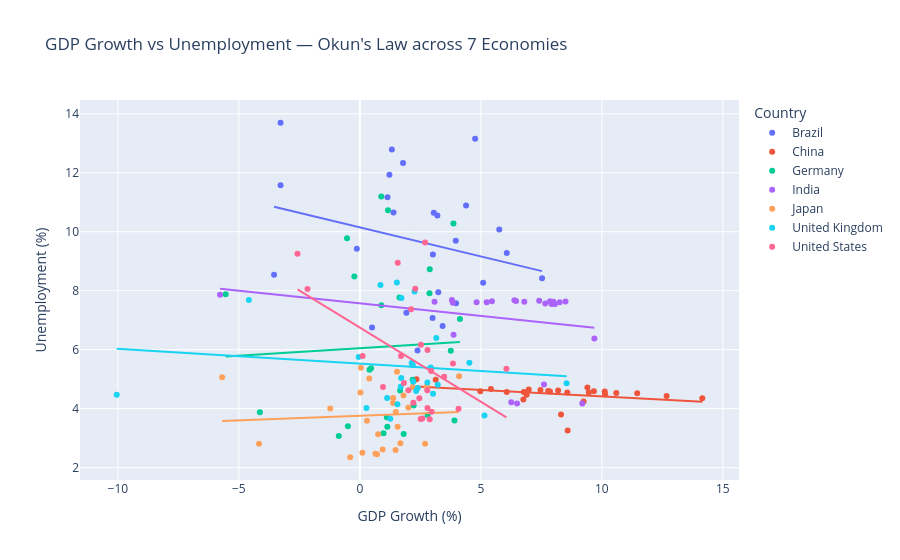

Notebook source saved alongside this figure:
### Markdown cell above
## 8. Deeper Analysis and Interpretation

### Code cell
# Correlation Analysis: GDP Growth vs Unemployment
import plotly.express as px

correlations = []
for country in data_clean['economy'].unique():
    subset = data_clean[data_clean['economy'] == country]
    corr = subset['GDP Growth (%)'].corr(subset['Unemployment (%)'])
    correlations.append({
        'Country': country,
        'Correlation (GDP vs Unemployment)': round(corr, 3)
    })

corr_df = pd.DataFrame(correlations).sort_values('Correlation (GDP vs Unemployment)')
print("=== Correlation: GDP Growth vs Unemployment ===")
print(corr_df.to_string(index=False))
print("\nNegative values confirm Okun's Law: higher growth → lower unemployment")

fig = px.scatter(
    data_clean, x='GDP Growth (%)', y='Unemployment (%)',
    color='economy', trendline='ols',
    title="GDP Growth vs Unemployment — Okun's Law across 7 Economies",
    labels={'economy': 'Country'}
)
fig.show()

### Figure 1 — Plotly figure (JSON) as saved in the notebook; plotly's stock layout.template omitted (floating-point values rounded to 4 significant figures)
{"data": [{"hovertemplate": "Country=Brazil<br>GDP Growth (%)=%{x}<br>Unemployment (%)=%{y}<extra></extra>", "legendgroup": "Brazil", "marker": {"color": "#636efa", "symbol": "circle"}, "mode": "markers", "name": "Brazil", "orientation": "v", "showlegend": true, "type": "scatter", "x": [4.388, 1.39, 3.053, 1.141, 5.76, 3.202, 3.962, 6.07, 5.094, -0.1258, 7.528, 3.974, 1.921, 3.005, 0.504, -3.546, -3.276, 1.323, 1.784, 1.221, -3.277, 4.763, 3.017, 3.242, 3.419, 2.381], "xaxis": "x", "y": [10.89, 10.65, 10.64, 11.17, 10.07, 10.55, 9.692, 9.28, 8.268, 9.419, 8.42, 7.578, 7.251, 7.071, 6.755, 8.538, 11.58, 12.79, 12.33, 11.94, 13.7, 13.16, 9.231, 7.947, 6.801, 5.97], "yaxis": "y"}, {"hovertemplate": "<b>OLS trendline</b><br>Unemployment (%) = -0.197367 * GDP Growth (%) + 10.1501<br>R<sup>2</sup>=0.064351<br><br>Country=Brazil<br>GDP Growth (%)=%{x}<br>Unemployment (%)=%{y} <b>(trend)</b><extra></extra>", "legendgroup": "Brazil", "marker": {"color": "#636efa", "symbol": "circle"}, "mode": "lines", "name": "Brazil", "showlegend": false, "type": "scatter", "x": [-3.546, -3.277, -3.276, -0.1258, 0.504, 1.141, 1.221, 1.323, 1.39, 1.784, 1.921, 2.381, 3.005, 3.017, 3.053, 3.202, 3.242, 3.419, 3.962, 3.974, 4.388, 4.763, 5.094, 5.76, 6.07, 7.528], "xaxis": "x", "y": [10.85, 10.8, 10.8, 10.17, 10.05, 9.925, 9.909, 9.889, 9.876, 9.798, 9.771, 9.68, 9.557, 9.555, 9.547, 9.518, 9.51, 9.475, 9.368, 9.366, 9.284, 9.21, 9.145, 9.013, 8.952, 8.664], "yaxis": "y"}, {"hovertemplate": "Country=China<br>GDP Growth (%)=%{x}<br>Unemployment (%)=%{y}<extra></extra>", "legendgroup": "China", "marker": {"color": "#EF553B", "symbol": "circle"}, "mode": "markers", "name": "China", "orientation": "v", "showlegend": true, "type": "scatter", "x": [8.586, 8.313, 9.243, 10.12, 10.13, 11.46, 12.67, 14.15, 9.67, 9.403, 10.6, 9.461, 7.856, 7.779, 7.462, 6.979, 6.776, 6.891, 6.757, 6.069, 2.34, 8.57, 3.134, 5.415, 4.977, 8.192], "xaxis": "x", "y": [3.26, 3.8, 4.24, 4.58, 4.49, 4.52, 4.43, 4.35, 4.59, 4.72, 4.53, 4.55, 4.58, 4.6, 4.63, 4.65, 4.56, 4.47, 4.31, 4.56, 5.0, 4.55, 4.98, 4.67, 4.59, 4.615], "yaxis": "y"}, {"hovertemplate": "<b>OLS trendline</b><br>Unemployment (%) = -0.0433766 * GDP Growth (%) + 4.84863<br>R<sup>2</sup>=0.117787<br><br>Country=China<br>GDP Growth (%)=%{x}<br>Unemployment (%)=%{y} <b>(trend)</b><extra></extra>", "legendgroup": "China", "marker": {"color": "#EF553B", "symbol": "circle"}, "mode": "lines", "name": "China", "showlegend": false, "type": "scatter", "x": [2.34, 3.134, 4.977, 5.415, 6.069, 6.757, 6.776, 6.891, 6.979, 7.462, 7.779, 7.856, 8.192, 8.313, 8.57, 8.586, 9.243, 9.403, 9.461, 9.67, 10.12, 10.13, 10.6, 11.46, 12.67, 14.15], "xaxis": "x", "y": [4.747, 4.713, 4.633, 4.614, 4.585, 4.556, 4.555, 4.55, 4.546, 4.525, 4.511, 4.508, 4.493, 4.488, 4.477, 4.476, 4.448, 4.441, 4.438, 4.429, 4.41, 4.409, 4.389, 4.352, 4.299, 4.235], "yaxis": "y"}, {"hovertemplate": "Country=Germany<br>GDP Growth (%)=%{x}<br>Unemployment (%)=%{y}<extra></extra>", "legendgroup": "Germany", "marker": {"color": "#00cc96", "symbol": "circle"}, "mode": "markers", "name": "Germany", "orientation": "v", "showlegend": true, "type": "scatter", "x": [2.877, 1.636, -0.2283, -0.5298, 1.162, 0.8855, 3.867, 2.889, 0.8879, -5.545, 4.135, 3.758, 0.4635, 0.397, 2.18, 1.663, 2.222, 2.798, 1.136, 0.9777, -4.132, 3.91, 1.809, -0.8696, -0.4959, 1.114], "xaxis": "x", "y": [7.917, 7.773, 8.482, 9.779, 10.73, 11.19, 10.28, 8.732, 7.508, 7.88, 7.043, 5.967, 5.372, 5.316, 4.979, 4.612, 4.104, 3.781, 3.384, 3.163, 3.881, 3.594, 3.137, 3.071, 3.4, 3.711], "yaxis": "y"}, {"hovertemplate": "<b>OLS trendline</b><br>Unemployment (%) = 0.0512819 * GDP Growth (%) + 6.0499<br>R<sup>2</sup>=0.001921<br><br>Country=Germany<br>GDP Growth (%)=%{x}<br>Unemployment (%)=%{y} <b>(trend)</b><extra></extra>", "legendgroup": "Germany", "marker": {"color": "#00cc96", "symbol": "circle"}, "mode": "lines", "name": "Germany", "showlegend": false, "type": "scatter", "x": [-5.545, -4.132, -0.8696, -0.5298, -0.4959, -0.2283, 0.397, 0.4635, 0.8855, 0.8879, 0.9777, 1.114, 1.136, 1.162, 1.636, 1.663, 1.809, 2.18, 2.222, 2.798, 2.877, 2.889, 3.758, 3.867, 3.91, 4.135], "xaxis": "x", "y": [5.766, 5.838, 6.005, 6.023, 6.024, 6.038, 6.07, 6.074, 6.095, 6.095, 6.1, 6.107, 6.108, 6.109, 6.134, 6.135, 6.143, 6.162, 6.164, 6.193, 6.197, 6.198, 6.243, 6.248, 6.25, 6.262], "yaxis": "y"}, {"hovertemplate": "Country=India<br>GDP Growth (%)=%{x}<br>Unemployment (%)=%{y}<extra></extra>", "legendgroup": "India", "marker": {"color": "#ab63fa", "symbol": "circle"}, "mode": "markers", "name": "India", "orientation": "v", "showlegend": true, "type": "scatter", "x": [3.841, 4.824, 3.804, 7.86, 7.923, 7.923, 8.061, 7.661, 3.087, 7.862, 8.498, 5.241, 5.456, 6.386, 7.41, 7.996, 8.256, 6.795, 6.454, 3.871, -5.778, 9.69, 7.609, 9.191, 6.495, 6.257], "xaxis": "x", "y": [7.589, 7.611, 7.681, 7.633, 7.598, 7.551, 7.553, 7.562, 7.629, 7.636, 7.631, 7.609, 7.645, 7.678, 7.656, 7.629, 7.611, 7.626, 7.652, 6.51, 7.859, 6.38, 4.822, 4.172, 4.173, 4.219], "yaxis": "y"}, {"hovertemplate": "<b>OLS trendline</b><br>Unemployment (%) = -0.0856445 * GDP Growth (%) + 7.57104<br>R<sup>2</sup>=0.045060<br><br>Country=India<br>GDP Growth (%)=%{x}<br>Unemployment (%)=%{y} <b>(trend)</b><extra></extra>", "legendgroup": "India", "marker": {"color": "#ab63fa", "symbol": "circle"}, "mode": "lines", "name": "India", "showlegend": false, "type": "scatter", "x": [-5.778, 3.087, 3.804, 3.841, 3.871, 4.824, 5.241, 5.456, 6.257, 6.386, 6.454, 6.495, 6.795, 7.41, 7.609, 7.661, 7.86, 7.862, 7.923, 7.923, 7.996, 8.061, 8.256, 8.498, 9.191, 9.69], "xaxis": "x", "y": [8.066, 7.307, 7.245, 7.242, 7.239, 7.158, 7.122, 7.104, 7.035, 7.024, 7.018, 7.015, 6.989, 6.936, 6.919, 6.915, 6.898, 6.898, 6.892, 6.892, 6.886, 6.881, 6.864, 6.843, 6.784, 6.741], "yaxis": "y"}, {"hovertemplate": "Country=Japan<br>GDP Growth (%)=%{x}<br>Unemployment (%)=%{y}<extra></extra>", "legendgroup": "Japan", "marker": {"color": "#FFA15A", "symbol": "circle"}, "mode": "markers", "name": "Japan", "orientation": "v", "showlegend": true, "type": "scatter", "x": [2.765, 0.3861, 0.04196, 1.535, 2.186, 1.804, 1.372, 1.484, -1.224, -5.693, 4.098, 0.02381, 1.375, 2.005, 0.2962, 1.561, 0.7538, 1.675, 0.6434, -0.4022, -4.169, 2.697, 0.942, 1.475, 0.1043, 0.7094], "xaxis": "x", "y": [4.748, 5.02, 5.386, 5.251, 4.734, 4.446, 4.192, 3.888, 4.002, 5.068, 5.102, 4.55, 4.358, 4.038, 3.589, 3.385, 3.132, 2.822, 2.467, 2.351, 2.809, 2.808, 2.614, 2.6, 2.5, 2.451], "yaxis": "y"}, {"hovertemplate": "<b>OLS trendline</b><br>Unemployment (%) = 0.0307378 * GDP Growth (%) + 3.75939<br>R<sup>2</sup>=0.003577<br><br>Country=Japan<br>GDP Growth (%)=%{x}<br>Unemployment (%)=%{y} <b>(trend)</b><extra></extra>", "legendgroup": "Japan", "marker": {"color": "#FFA15A", "symbol": "circle"}, "mode": "lines", "name": "Japan", "showlegend": false, "type": "scatter", "x": [-5.693, -4.169, -1.224, -0.4022, 0.02381, 0.04196, 0.1043, 0.2962, 0.3861, 0.6434, 0.7094, 0.7538, 0.942, 1.372, 1.375, 1.475, 1.484, 1.535, 1.561, 1.675, 1.804, 2.005, 2.186, 2.697, 2.765, 4.098], "xaxis": "x", "y": [3.584, 3.631, 3.722, 3.747, 3.76, 3.761, 3.763, 3.768, 3.771, 3.779, 3.781, 3.783, 3.788, 3.802, 3.802, 3.805, 3.805, 3.807, 3.807, 3.811, 3.815, 3.821, 3.827, 3.842, 3.844, 3.885], "yaxis": "y"}, {"hovertemplate": "Country=United Kingdom<br>GDP Growth (%)=%{x}<br>Unemployment (%)=%{y}<extra></extra>", "legendgroup": "United Kingdom", "marker": {"color": "#19d3f3", "symbol": "circle"}, "mode": "markers", "name": "United Kingdom", "orientation": "v", "showlegend": true, "type": "scatter", "x": [4.524, 2.391, 1.709, 3.219, 2.326, 2.791, 2.19, 2.931, -0.04941, -4.587, 2.261, 0.8514, 1.528, 1.718, 3.16, 2.14, 2.207, 3.023, 1.551, 1.256, -10.05, 8.543, 5.15, 0.2717, 1.126, 1.687], "xaxis": "x", "y": [5.558, 4.696, 5.037, 4.807, 4.594, 4.884, 5.472, 5.399, 5.748, 7.683, 7.973, 8.195, 8.279, 7.752, 6.398, 5.552, 4.909, 4.501, 4.145, 3.657, 4.472, 4.864, 3.768, 4.025, 4.361, 4.746], "yaxis": "y"}, {"hovertemplate": "<b>OLS trendline</b><br>Unemployment (%) = -0.0500694 * GDP Growth (%) + 5.52583<br>R<sup>2</sup>=0.013277<br><br>Country=United Kingdom<br>GDP Growth (%)=%{x}<br>Unemployment (%)=%{y} <b>(trend)</b><extra></extra>", "legendgroup": "United Kingdom", "marker": {"color": "#19d3f3", "symbol": "circle"}, "mode": "lines", "name": "United Kingdom", "showlegend": false, "type": "scatter", "x": [-10.05, -4.587, -0.04941, 0.2717, 0.8514, 1.126, 1.256, 1.528, 1.551, 1.687, 1.709, 1.718, 2.14, 2.19, 2.207, 2.261, 2.326, 2.391, 2.791, 2.931, 3.023, 3.16, 3.219, 4.524, 5.15, 8.543], "xaxis": "x", "y": [6.029, 5.756, 5.528, 5.512, 5.483, 5.469, 5.463, 5.449, 5.448, 5.441, 5.44, 5.44, 5.419, 5.416, 5.415, 5.413, 5.409, 5.406, 5.386, 5.379, 5.374, 5.368, 5.365, 5.299, 5.268, 5.098], "yaxis": "y"}, {"hovertemplate": "Country=United States<br>GDP Growth (%)=%{x}<br>Unemployment (%)=%{y}<extra></extra>", "legendgroup": "United States", "marker": {"color": "#FF6692", "symbol": "circle"}, "mode": "markers", "name": "United States", "orientation": "v", "showlegend": true, "type": "scatter", "x": [4.078, 0.9555, 1.7, 2.796, 3.848, 3.484, 2.785, 2.004, 0.1136, -2.577, 2.695, 1.564, 2.289, 2.118, 2.524, 2.946, 1.819, 2.458, 2.967, 2.584, -2.163, 6.055, 2.512, 2.888, 2.793, 2.209], "xaxis": "x", "y": [3.992, 4.731, 5.783, 5.989, 5.529, 5.084, 4.623, 4.622, 5.784, 9.254, 9.633, 8.949, 8.069, 7.375, 6.168, 5.28, 4.869, 4.355, 3.896, 3.669, 8.055, 5.349, 3.65, 3.638, 4.022, 4.198], "yaxis": "y"}, {"hovertemplate": "<b>OLS trendline</b><br>Unemployment (%) = -0.503367 * GDP Growth (%) + 6.74928<br>R<sup>2</sup>=0.227629<br><br>Country=United States<br>GDP Growth (%)=%{x}<br>Unemployment (%)=%{y} <b>(trend)</b><extra></extra>", "legendgroup": "United States", "marker": {"color": "#FF6692", "symbol": "circle"}, "mode": "lines", "name": "United States", "showlegend": false, "type": "scatter", "x": [-2.577, -2.163, 0.1136, 0.9555, 1.564, 1.7, 1.819, 2.004, 2.118, 2.209, 2.289, 2.458, 2.512, 2.524, 2.584, 2.695, 2.785, 2.793, 2.796, 2.888, 2.946, 2.967, 3.484, 3.848, 4.078, 6.055], "xaxis": "x", "y": [8.046, 7.838, 6.692, 6.268, 5.962, 5.893, 5.833, 5.741, 5.683, 5.637, 5.597, 5.512, 5.485, 5.479, 5.449, 5.393, 5.348, 5.343, 5.342, 5.296, 5.267, 5.256, 4.996, 4.812, 4.697, 3.701], "yaxis": "y"}], "layout": {"legend": {"title": {"text": "Country"}, "tracegroupgap": 0}, "title": {"text": "GDP Growth vs Unemployment — Okun's Law across 7 Economies"}, "xaxis": {"anchor": "y", "domain": [0, 1], "title": {"text": "GDP Growth (%)"}}, "yaxis": {"anchor": "x", "domain": [0, 1], "title": {"text": "Unemployment (%)"}}}}
